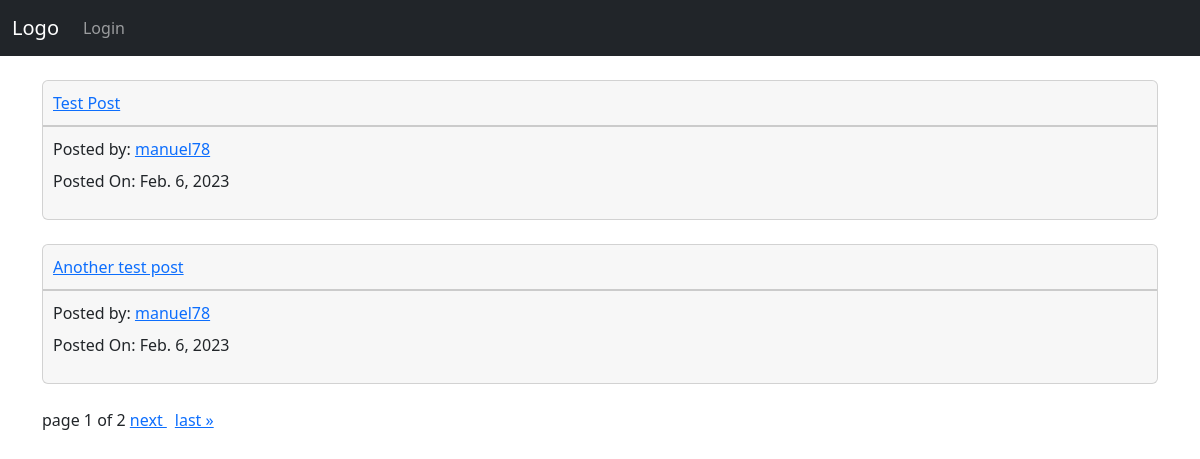
The page / on the database its author committed.
### blog/models.py (models this page shows, shortened)
class Post(models.Model):
    title = models.CharField(max_length=255)
    body = models.TextField()
    date_posted = models.DateField(auto_now=True)
    slug = models.SlugField(null=False, unique=True)
    user = models.ForeignKey(User, on_delete=models.CASCADE)

### user/models.py (models this page shows, shortened)
class User(AbstractUser):
    dob = models.DateField(verbose_name='Date of Birth', blank=True, null=True)
    display_email = models.BooleanField(default=False)
    display_dob = models.BooleanField(default=False)
    email_notifications = models.BooleanField(default=False)
    allow_friend_request = models.BooleanField(default=True)
    allow_messages = models.BooleanField(default=True)
    password_reset_token = models.CharField(
        max_length=255, null=True, blank=True)
    slug = models.SlugField(null=False, unique=True)

### blog/views.py (the view)
# urls.py: path('', views.IndexView.as_view(), name='index'),
class IndexView(ListView):
    paginate_by = 2
    context_object_name = 'posts'
    template_name = 'index.html'
    queryset = Post.objects.all().order_by('date_posted')

### blog/templates/index.html (shortened to what this page needs)
{% extends 'base.html' %}
{% block content %}
    {% for post in posts %}
        <div class="mb-4">
            <div class="card">
                <div class="card-header">
                    <a href="{% url 'blog:post' post.user.username post.slug %}">
                        {{ post.title }}
                    </a>
                </div>
                <div class="card-footer">
                    <p class="mb-2">
                        Posted by: <a href="{% url 'user:profile' post.user.slug %}"> {{ post.user.username }} </a>
                    </p>
                    <p>
                        Posted On: {{ post.date_posted }}
                    </p>
                </div>
            </div>
        </div>
    {% endfor %}
    <div class="paginator">
        <span class="step-links">
                <span class="current">
                    page {{ page_obj.number }} of {{ page_obj.paginator.num_pages}}
                </span>
            {% if page_obj.has_next %}
                <a href="?page={{ page_obj.next_page_number }}" class="me-2">
                    next
                </a>
                <a href="?page={{ page_obj.paginator.num_pages }}">
                    last &raquo;
                </a>
            {% endif %}
        </span>
    </div>
{% endblock content%}

### static/css/main.css (style rules this page uses)
.card-header, .card-body, .card-footer { padding: 10px; }

### rows shown on the page
Post: title "Test Post", user.username "manuel78", date_posted "Feb. 6, 2023"
Post: title "Another test post", user.username "manuel78", date_posted "Feb. 6, 2023"

### other values the page prints
{{ page_obj.number }} "1"
{{ page_obj.paginator.num_pages }} "2"
